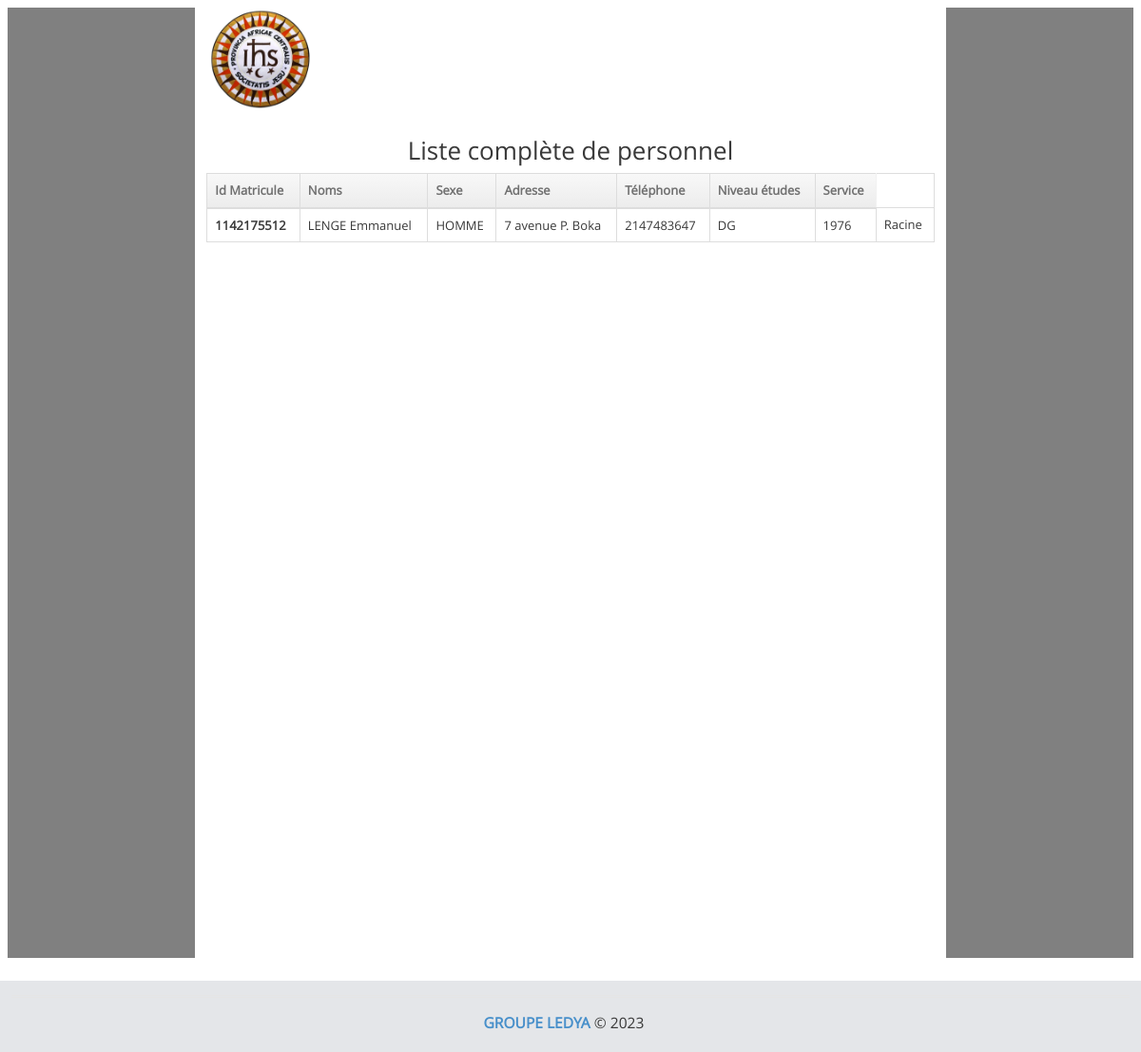
/admin/liste-personnel.php, run on the app's committed database.
### tables this page shows
CREATE TABLE `personelles` (
  `id` int(11) NOT NULL,
  `nom_agents` text NOT NULL,
  `telephone` int(11) NOT NULL,
  `sexe` varchar(7) NOT NULL,
  `service` varchar(20) NOT NULL,
  `adresse` text NOT NULL,
  `matricule` text NOT NULL,
  `mdp` text NOT NULL,
  `username` varchar(50) NOT NULL
);

### admin/liste-personnel.php (the view, shortened to what this page needs)
<?php include'db/connectbdd.php';?>
<!DOCTYPE html>
<html lang="en">
	<head>
		<link rel="stylesheet" href="assets/css/bootstrap.min.css" />
		<link rel="stylesheet" href="assets/font-awesome/4.5.0/css/font-awesome.min.css" />
		<link rel="stylesheet" href="assets/css/ace.min.css" class="ace-main-stylesheet" id="main-ace-style" />
		<link rel="stylesheet" href="assets/css/ace-skins.min.css" />
		<link rel="stylesheet" href="assets/css/ace-rtl.min.css" />
	</head>
			<div class="main-content">
				<div class="main-content-inner">
					<div class="page-content">
						<div class="row" style="background-color: grey; height: 1000px; ">
							<div class="col-xs-2"></div>
							<div class="col-xs-8" style="background-color: white; height: 1000px; ">
								<a href="dashboard.php"><img src="logo/WhatsApp_Image_2023-05-04_at_10.07.14-removebg-preview.png" style="border-radius: 100%; width: 15%;"></a>
								<div class="clearfix">
										</div>
<h2><center>Liste complète de personnel</center></h2>
									<table class="table table-bordered">
  <thead>
    <tr>
      <th scope="col">Id Matricule</th>
      <th scope="col">Noms</th>
      <th scope="col">Sexe</th>
      <th scope="col">Adresse</th>
      <th scope="col">Téléphone</th>
      <th scope="col">Niveau études</th>
      <th scope="col">Service</th>
    </tr>
  </thead>
  <tbody>
  	<?php
$requete2 = mysqli_query($connection,"SELECT *FROM personelles ");
while ($garde = mysqli_fetch_assoc($requete2)) {  ?>
    <tr>
      <th scope="row"><?php echo $garde['matricule']; ?></th>
      <td><?php echo $garde['nom_agents']; ?></td>
      <td><?php echo $garde['sexe']; ?></td>
      <td><?php echo $garde['adresse']; ?></td>
      <td><?php echo $garde['telephone']; ?></td>
      <td><?php echo $garde['service']; ?></td>
      <td><?php echo $garde['mdp']; ?></td>
      <td><?php echo $garde['username']; ?></td>
    </tr>
    <?php }
    ?>
  </tbody>
</table>
</div>
<div class="col-xs-3"></div></div>
								</div>
							</div>
						</div>
			<?php include('includes/ft.php'); ?>
	</body>
</html>

### data on the page
personelles: matricule "1142175512", nom_agents "LENGE Emmanuel", sexe "HOMME", adresse "7 avenue P. Boka", telephone "2147483647", service "DG", mdp "1976", username "Racine"
